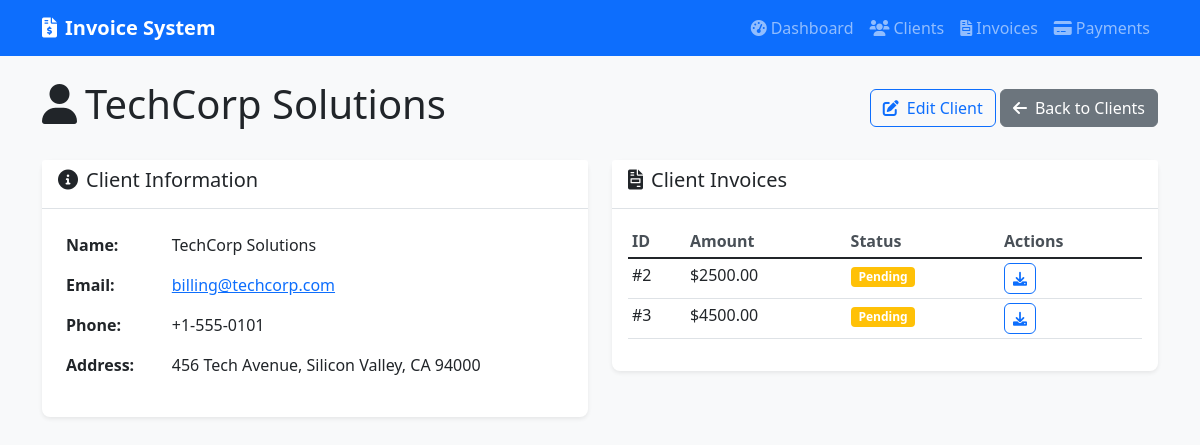
The app's page /clients/2 with its own data.
### app/models/client.py (models this page shows)
class Client(Base):
    __tablename__ = "clients"
    id = Column(Integer, primary_key=True, index=True)
    name = Column(String(255), nullable=False)
    email = Column(String(255), unique=True, nullable=False)
    address = Column(Text, nullable=True)
    phone = Column(String(20), nullable=True)
    invoices = relationship("Invoice", back_populates="client")

### app/models/invoice.py (models this page shows)
class Invoice(Base):
    __tablename__ = "invoices"
    id = Column(Integer, primary_key=True, index=True)
    client_id = Column(Integer, ForeignKey("clients.id"), nullable=False)
    amount = Column(Float, nullable=False)
    due_date = Column(DateTime, nullable=False)
    paid = Column(Boolean, default=False)
    created_at = Column(DateTime, default=func.now())
    description = Column(String(500), nullable=True)
    client = relationship("Client", back_populates="invoices")
    payments = relationship("Payment", back_populates="invoice")

### app/main.py (the view)
@app.get("/clients/{client_id}", response_class=HTMLResponse)
def client_detail(request: Request, client_id: int, db: Session = Depends(get_db)):
    client = db.query(Client).filter(Client.id == client_id).first()
    if not client:
        raise HTTPException(status_code=404, detail="Client not found")
    return templates.TemplateResponse("client_detail.html", {
        "request": request,
        "client": client
    })

### templates/client_detail.html (shortened to what this page needs)
{% extends "base.html" %}
{% block content %}
<div class="d-flex justify-content-between align-items-center mb-4">
    <h1><i class="fas fa-user me-2"></i>{{ client.name }}</h1>
    <div>
        <a href="/clients/{{ client.id }}/edit" class="btn btn-outline-primary">
            <i class="fas fa-edit me-2"></i>Edit Client
        </a>
        <a href="/clients" class="btn btn-secondary">
            <i class="fas fa-arrow-left me-2"></i>Back to Clients
        </a>
    </div>
</div>
<div class="row">
    <div class="col-md-6">
        <div class="card">
            <div class="card-header">
                <h5><i class="fas fa-info-circle me-2"></i>Client Information</h5>
            </div>
            <div class="card-body">
                <table class="table table-borderless">
                    <tr>
                        <td><strong>Name:</strong></td>
                        <td>{{ client.name }}</td>
                    </tr>
                    <tr>
                        <td><strong>Email:</strong></td>
                        <td><a href="mailto:{{ client.email }}">{{ client.email }}</a></td>
                    </tr>
                    <tr>
                        <td><strong>Phone:</strong></td>
                        <td>{{ client.phone or 'N/A' }}</td>
                    </tr>
                    <tr>
                        <td><strong>Address:</strong></td>
                        <td>{{ client.address or 'N/A' }}</td>
                    </tr>
                </table>
            </div>
        </div>
    </div>
    <div class="col-md-6">
        <div class="card">
            <div class="card-header">
                <h5><i class="fas fa-file-invoice me-2"></i>Client Invoices</h5>
            </div>
            <div class="card-body">
                {% if client.invoices %}
                <div class="table-responsive">
                    <table class="table table-sm">
                        <thead>
                            <tr>
                                <th>ID</th>
                                <th>Amount</th>
                                <th>Status</th>
                                <th>Actions</th>
                            </tr>
                        </thead>
                        <tbody>
                            {% for invoice in client.invoices %}
                            <tr>
                                <td>#{{ invoice.id }}</td>
                                <td>${{ "%.2f"|format(invoice.amount) }}</td>
                                <td>
                                    <span class="badge bg-{{ 'success' if invoice.paid else 'warning' }}">
                                        {{ 'Paid' if invoice.paid else 'Pending' }}
                                    </span>
                                </td>
                                <td>
                                    <a href="/invoices/{{ invoice.id }}/pdf" class="btn btn-sm btn-outline-primary">
                                        <i class="fas fa-download"></i>
                                    </a>
                                </td>
                            </tr>
                            {% endfor %}
                        </tbody>
                    </table>
                </div>
                {% else %}
                <p class="text-muted">No invoices found for this client.</p>
                <a href="/invoices/new?client_id={{ client.id }}" class="btn btn-primary">
                    <i class="fas fa-plus me-2"></i>Create First Invoice
                </a>
                {% endif %}
            </div>
        </div>
    </div>
</div>
{% endblock %}

### static/css/style.css (style rules this page uses)
body { background-color: #f8f9fa; }
.card { border: none; box-shadow: 0 0.125rem 0.25rem rgba(0, 0, 0, 0.075); border-radius: 0.5rem; }
.card-header { background-color: #fff; border-bottom: 1px solid #dee2e6; font-weight: 600; }
.btn { border-radius: 0.375rem; }
.table th { border-top: none; font-weight: 600; color: #495057; }
.badge { font-size: 0.75em; }

### records on screen
Client: name "TechCorp Solutions", email "billing@techcorp.com", phone "+1-555-0101", address "456 Tech Avenue, Silicon Valley, CA 94000"
Invoice: id "2", amount "2500.00", paid "Pending"
Invoice: id "3", amount "4500.00", paid "Pending"
